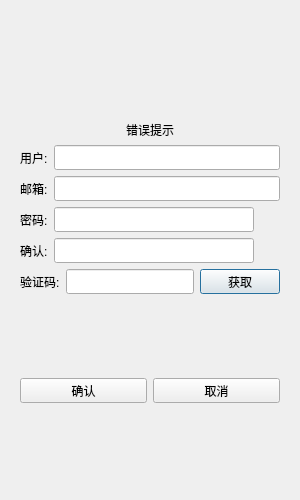
<?xml version="1.0" encoding="UTF-8"?>
<ui version="4.0">
 <class>RegisterDialog</class>
 <widget class="QDialog" name="RegisterDialog">
  <property name="geometry">
   <rect>
    <x>0</x>
    <y>0</y>
    <width>300</width>
    <height>500</height>
   </rect>
  </property>
  <property name="minimumSize">
   <size>
    <width>300</width>
    <height>500</height>
   </size>
  </property>
  <property name="maximumSize">
   <size>
    <width>300</width>
    <height>500</height>
   </size>
  </property>
  <property name="windowTitle">
   <string>Dialog</string>
  </property>
  <layout class="QVBoxLayout" name="verticalLayout_2">
   <item>
    <layout class="QVBoxLayout" name="verticalLayout">
     <item>
      <widget class="QStackedWidget" name="stackedWidget">
       <property name="currentIndex">
        <number>0</number>
       </property>
       <widget class="QWidget" name="page">
        <layout class="QVBoxLayout" name="verticalLayout_3">
         <item>
          <widget class="QWidget" name="widget" native="true">
           <layout class="QVBoxLayout" name="verticalLayout_4"/>
          </widget>
         </item>
         <item>
          <spacer name="verticalSpacer">
           <property name="orientation">
            <enum>Qt::Orientation::Vertical</enum>
           </property>
           <property name="sizeHint" stdset="0">
            <size>
             <width>20</width>
             <height>40</height>
            </size>
           </property>
          </spacer>
         </item>
         <item>
          <widget class="QLabel" name="err_tip">
           <property name="text">
            <string>错误提示</string>
           </property>
           <property name="alignment">
            <set>Qt::AlignmentFlag::AlignCenter</set>
           </property>
          </widget>
         </item>
         <item>
          <layout class="QHBoxLayout" name="horizontalLayout">
           <item>
            <widget class="QLabel" name="user_label">
             <property name="minimumSize">
              <size>
               <width>0</width>
               <height>25</height>
              </size>
             </property>
             <property name="maximumSize">
              <size>
               <width>16777215</width>
               <height>25</height>
              </size>
             </property>
             <property name="text">
              <string>用户:</string>
             </property>
            </widget>
           </item>
           <item>
            <widget class="QLineEdit" name="user_edit">
             <property name="minimumSize">
              <size>
               <width>0</width>
               <height>25</height>
              </size>
             </property>
             <property name="maximumSize">
              <size>
               <width>16777215</width>
               <height>25</height>
              </size>
             </property>
            </widget>
           </item>
          </layout>
         </item>
         <item>
          <layout class="QHBoxLayout" name="horizontalLayout_2">
           <item>
            <widget class="QLabel" name="email_label">
             <property name="minimumSize">
              <size>
               <width>0</width>
               <height>25</height>
              </size>
             </property>
             <property name="maximumSize">
              <size>
               <width>16777215</width>
               <height>25</height>
              </size>
             </property>
             <property name="text">
              <string>邮箱:</string>
             </property>
            </widget>
           </item>
           <item>
            <widget class="QLineEdit" name="email_edit">
             <property name="minimumSize">
              <size>
               <width>0</width>
               <height>25</height>
              </size>
             </property>
             <property name="maximumSize">
              <size>
               <width>16777215</width>
               <height>25</height>
              </size>
             </property>
            </widget>
           </item>
          </layout>
         </item>
         <item>
          <layout class="QHBoxLayout" name="horizontalLayout_3">
           <item>
            <widget class="QLabel" name="pass_label">
             <property name="minimumSize">
              <size>
               <width>0</width>
               <height>25</height>
              </size>
             </property>
             <property name="maximumSize">
              <size>
               <width>16777215</width>
               <height>25</height>
              </size>
             </property>
             <property name="text">
              <string>密码:</string>
             </property>
            </widget>
           </item>
           <item>
            <widget class="QLineEdit" name="pass_edit">
             <property name="minimumSize">
              <size>
               <width>0</width>
               <height>25</height>
              </size>
             </property>
             <property name="maximumSize">
              <size>
               <width>16777215</width>
               <height>25</height>
              </size>
             </property>
            </widget>
           </item>
           <item>
            <widget class="ClickedLabel" name="pass_visible">
             <property name="minimumSize">
              <size>
               <width>20</width>
               <height>20</height>
              </size>
             </property>
             <property name="maximumSize">
              <size>
               <width>20</width>
               <height>20</height>
              </size>
             </property>
             <property name="text">
              <string/>
             </property>
            </widget>
           </item>
          </layout>
         </item>
         <item>
          <layout class="QHBoxLayout" name="horizontalLayout_4">
           <item>
            <widget class="QLabel" name="confirm_lable">
             <property name="minimumSize">
              <size>
               <width>0</width>
               <height>25</height>
              </size>
             </property>
             <property name="maximumSize">
              <size>
               <width>16777215</width>
               <height>25</height>
              </size>
             </property>
             <property name="text">
              <string>确认:</string>
             </property>
            </widget>
           </item>
           <item>
            <widget class="QLineEdit" name="confirm_edit">
             <property name="minimumSize">
              <size>
               <width>0</width>
               <height>25</height>
              </size>
             </property>
             <property name="maximumSize">
              <size>
               <width>16777215</width>
               <height>25</height>
              </size>
             </property>
            </widget>
           </item>
           <item>
            <widget class="ClickedLabel" name="confirm_visible">
             <property name="minimumSize">
              <size>
               <width>20</width>
               <height>20</height>
              </size>
             </property>
             <property name="maximumSize">
              <size>
               <width>20</width>
               <height>20</height>
              </size>
             </property>
             <property name="text">
              <string/>
             </property>
            </widget>
           </item>
          </layout>
         </item>
         <item>
          <layout class="QHBoxLayout" name="horizontalLayout_5">
           <item>
            <widget class="QLabel" name="verify_label">
             <property name="minimumSize">
              <size>
               <width>0</width>
               <height>25</height>
              </size>
             </property>
             <property name="maximumSize">
              <size>
               <width>16777215</width>
               <height>25</height>
              </size>
             </property>
             <property name="text">
              <string>验证码:</string>
             </property>
            </widget>
           </item>
           <item>
            <widget class="QLineEdit" name="verify_edit">
             <property name="minimumSize">
              <size>
               <width>0</width>
               <height>25</height>
              </size>
             </property>
             <property name="maximumSize">
              <size>
               <width>16777215</width>
               <height>25</height>
              </size>
             </property>
            </widget>
           </item>
           <item>
            <widget class="TimerBtn" name="get_code">
             <property name="minimumSize">
              <size>
               <width>0</width>
               <height>25</height>
              </size>
             </property>
             <property name="maximumSize">
              <size>
               <width>16777215</width>
               <height>25</height>
              </size>
             </property>
             <property name="text">
              <string>获取</string>
             </property>
            </widget>
           </item>
          </layout>
         </item>
         <item>
          <spacer name="verticalSpacer_2">
           <property name="orientation">
            <enum>Qt::Orientation::Vertical</enum>
           </property>
           <property name="sizeHint" stdset="0">
            <size>
             <width>20</width>
             <height>40</height>
            </size>
           </property>
          </spacer>
         </item>
         <item>
          <layout class="QHBoxLayout" name="horizontalLayout_6">
           <item>
            <widget class="QPushButton" name="sure_btn">
             <property name="minimumSize">
              <size>
               <width>0</width>
               <height>25</height>
              </size>
             </property>
             <property name="maximumSize">
              <size>
               <width>16777215</width>
               <height>25</height>
              </size>
             </property>
             <property name="text">
              <string>确认</string>
             </property>
            </widget>
           </item>
           <item>
            <widget class="QPushButton" name="cancel_btn">
             <property name="minimumSize">
              <size>
               <width>0</width>
               <height>25</height>
              </size>
             </property>
             <property name="maximumSize">
              <size>
               <width>16777215</width>
               <height>25</height>
              </size>
             </property>
             <property name="text">
              <string>取消</string>
             </property>
            </widget>
           </item>
          </layout>
         </item>
         <item>
          <spacer name="verticalSpacer_3">
           <property name="orientation">
            <enum>Qt::Orientation::Vertical</enum>
           </property>
           <property name="sizeHint" stdset="0">
            <size>
             <width>20</width>
             <height>40</height>
            </size>
           </property>
          </spacer>
         </item>
        </layout>
       </widget>
       <widget class="QWidget" name="page_2">
        <layout class="QVBoxLayout" name="verticalLayout_5">
         <item>
          <spacer name="verticalSpacer_4">
           <property name="orientation">
            <enum>Qt::Orientation::Vertical</enum>
           </property>
           <property name="sizeHint" stdset="0">
            <size>
             <width>20</width>
             <height>40</height>
            </size>
           </property>
          </spacer>
         </item>
         <item>
          <widget class="QLabel" name="tip_lb">
           <property name="text">
            <string>注册成功，5s后返回</string>
           </property>
           <property name="alignment">
            <set>Qt::AlignmentFlag::AlignCenter</set>
           </property>
          </widget>
         </item>
         <item>
          <widget class="QLabel" name="tip2_lb">
           <property name="text">
            <string>可点击返回按钮直接返回登录界面</string>
           </property>
           <property name="alignment">
            <set>Qt::AlignmentFlag::AlignCenter</set>
           </property>
          </widget>
         </item>
         <item>
          <spacer name="verticalSpacer_5">
           <property name="orientation">
            <enum>Qt::Orientation::Vertical</enum>
           </property>
           <property name="sizeHint" stdset="0">
            <size>
             <width>20</width>
             <height>40</height>
            </size>
           </property>
          </spacer>
         </item>
         <item>
          <widget class="QWidget" name="widget_2" native="true">
           <layout class="QHBoxLayout" name="horizontalLayout_7">
            <item>
             <spacer name="horizontalSpacer">
              <property name="orientation">
               <enum>Qt::Orientation::Horizontal</enum>
              </property>
              <property name="sizeHint" stdset="0">
               <size>
                <width>80</width>
                <height>20</height>
               </size>
              </property>
             </spacer>
            </item>
            <item>
             <widget class="QPushButton" name="return_btn">
              <property name="minimumSize">
               <size>
                <width>0</width>
                <height>25</height>
               </size>
              </property>
              <property name="maximumSize">
               <size>
                <width>16777215</width>
                <height>25</height>
               </size>
              </property>
              <property name="text">
               <string>返回登陆</string>
              </property>
             </widget>
            </item>
            <item>
             <spacer name="horizontalSpacer_2">
              <property name="orientation">
               <enum>Qt::Orientation::Horizontal</enum>
              </property>
              <property name="sizeHint" stdset="0">
               <size>
                <width>80</width>
                <height>20</height>
               </size>
              </property>
             </spacer>
            </item>
           </layout>
          </widget>
         </item>
         <item>
          <spacer name="verticalSpacer_6">
           <property name="orientation">
            <enum>Qt::Orientation::Vertical</enum>
           </property>
           <property name="sizeHint" stdset="0">
            <size>
             <width>20</width>
             <height>40</height>
            </size>
           </property>
          </spacer>
         </item>
        </layout>
       </widget>
      </widget>
     </item>
    </layout>
   </item>
  </layout>
 </widget>
 <customwidgets>
  <customwidget>
   <class>TimerBtn</class>
   <extends>QPushButton</extends>
   <header>timerbtn.h</header>
  </customwidget>
  <customwidget>
   <class>ClickedLabel</class>
   <extends>QLabel</extends>
   <header>clickedlabel.h</header>
  </customwidget>
 </customwidgets>
 <resources/>
 <connections/>
</ui>
